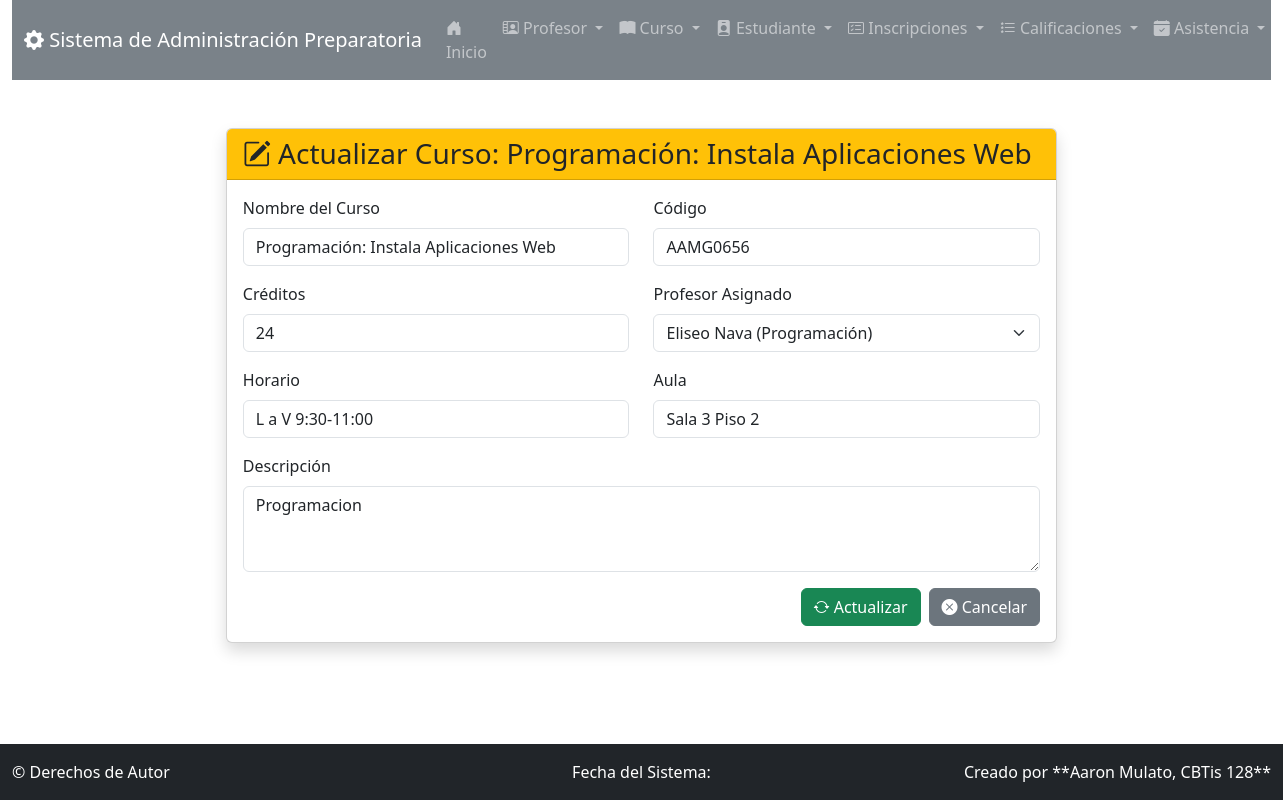
The page /curso/actualizar/1/ on the database as committed earlier.
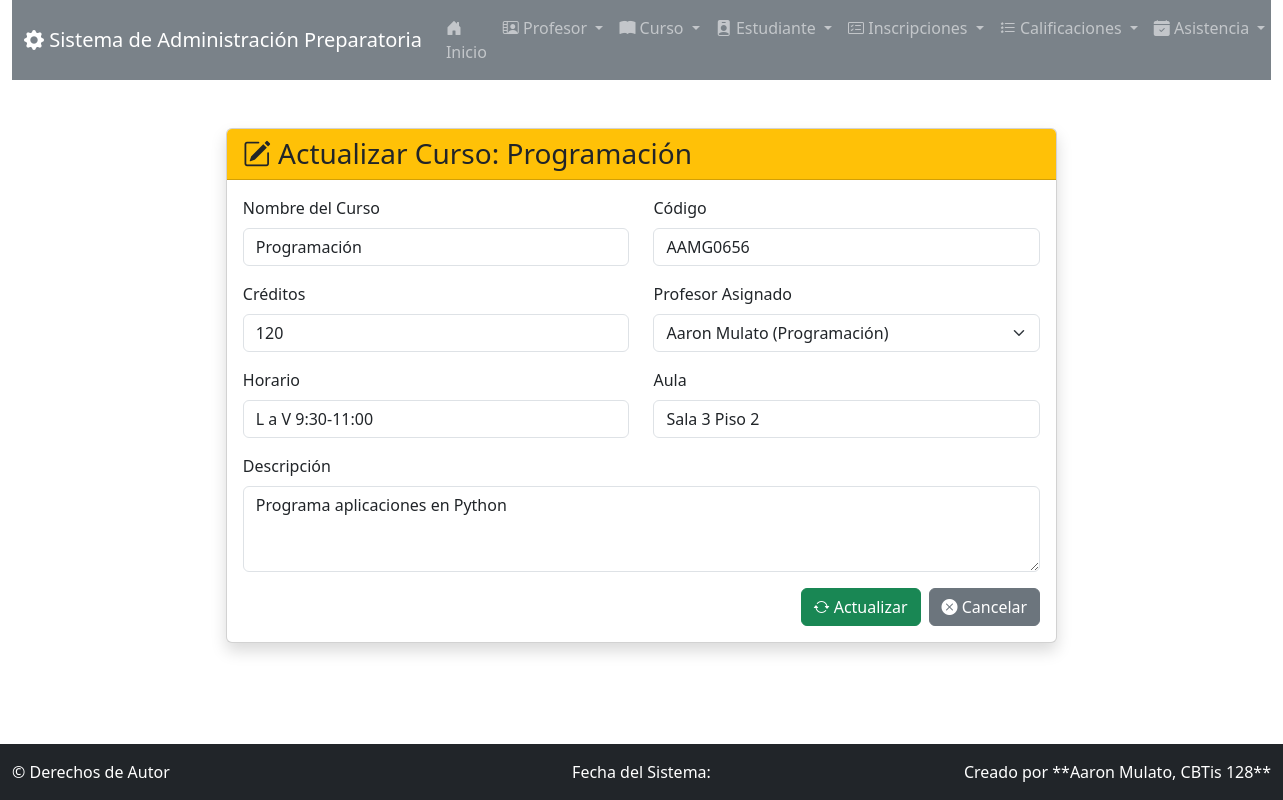
The same page on the database as committed later.
### app_Preparatoria/models.py (models this page shows, shortened)
class Curso(models.Model):
    nombre_curso = models.CharField(max_length=50)
    codigo = models.CharField(max_length=10, unique=True)
    descripcion = models.TextField(max_length=100)
    creditos = models.PositiveIntegerField()
    horario = models.CharField(max_length=50)
    aula = models.CharField(max_length=20)
    profesor = models.ForeignKey(Profesor, related_name="cursos", on_delete=models.CASCADE)

class Profesor(models.Model):
    nombre_profesor = models.CharField(max_length=50)
    apellido_profesor = models.CharField(max_length=50)
    correo_profesor = models.EmailField(max_length=100)
    telefono = models.CharField(max_length=15)
    especialidad = models.CharField(max_length=50, default="")
    fecha_contratacion = models.DateField(auto_now_add=True)
    activo = models.BooleanField(default=True)

### app_Preparatoria/views.py (the view)
# urls.py: path('curso/actualizar/<int:curso_id>/', views.actualizar_curso, name='actualizar_curso'),
def actualizar_curso(request, curso_id):
    curso = get_object_or_404(Curso, pk=curso_id)
    profesores = Profesor.objects.filter(activo=True)
    context = {'curso': curso, 'profesores': profesores}
    return render(request, 'curso/actualizar_curso.html', context)

### app_Preparatoria/templates/curso/actualizar_curso.html (shortened to what this page needs)
{% extends 'base.html' %}
{% block content %}
<div class="row justify-content-center">
    <div class="col-md-8">
        <div class="card shadow">
            <div class="card-header bg-warning text-dark">
                <h3 class="mb-0"><i class="bi bi-pencil-square"></i> Actualizar Curso: {{ curso.nombre_curso }}</h3>
            </div>
            <div class="card-body">
                <form method="POST" action="{% url 'realizar_actualizacion_curso' curso.id %}">
                    <div class="row mb-3">
                        <div class="col-md-6">
                            <label for="nombre_curso" class="form-label">Nombre del Curso</label>
                            <input type="text" class="form-control" id="nombre_curso" name="nombre_curso" value="{{ curso.nombre_curso }}" required>
                        </div>
                        <div class="col-md-6">
                            <label for="codigo" class="form-label">Código</label>
                            <input type="text" class="form-control" id="codigo" name="codigo" value="{{ curso.codigo }}" required>
                        </div>
                    </div>
                    <div class="row mb-3">
                        <div class="col-md-6">
                            <label for="creditos" class="form-label">Créditos</label>
                            <input type="number" class="form-control" id="creditos" name="creditos" value="{{ curso.creditos }}" required min="1">
                        </div>
                        <div class="col-md-6">
                            <label for="profesor" class="form-label">Profesor Asignado</label>
                            <select class="form-select" id="profesor" name="profesor" required>
                                {% for profesor in profesores %}
                                    <option value="{{ profesor.id }}" {% if profesor.id == curso.profesor.id %}selected{% endif %}>
                                        {{ profesor.nombre_profesor }} {{ profesor.apellido_profesor }} ({{ profesor.especialidad }})
                                    </option>
                                {% endfor %}
                            </select>
                        </div>
                    </div>
                    <div class="row mb-3">
                        <div class="col-md-6">
                            <label for="horario" class="form-label">Horario</label>
                            <input type="text" class="form-control" id="horario" name="horario" value="{{ curso.horario }}">
                        </div>
                        <div class="col-md-6">
                            <label for="aula" class="form-label">Aula</label>
                            <input type="text" class="form-control" id="aula" name="aula" value="{{ curso.aula }}">
                        </div>
                    </div>
                    <div class="mb-3">
                        <label for="descripcion" class="form-label">Descripción</label>
                        <textarea class="form-control" id="descripcion" name="descripcion" rows="3" maxlength="100">{{ curso.descripcion }}</textarea>
                    </div>
                    <div class="d-grid gap-2 d-md-flex justify-content-md-end">
                        <button type="submit" class="btn btn-success"><i class="bi bi-arrow-repeat"></i> Actualizar</button>
                        <a href="{% url 'ver_curso' %}" class="btn btn-secondary"><i class="bi bi-x-circle-fill"></i> Cancelar</a>
                    </div>
                </form>
            </div>
        </div>
    </div>
</div>
{% endblock %}

Rows that differ between the two databases and show on the page:
changed Curso "AAMG0656": nombre_curso "Programación: Instala Aplicaciones Web" → "Programación"; creditos "24" → "120"; profesor "Eliseo Nava (Programación)" → "Aaron Mulato (Programación)"; descripcion "Programacion" → "Programa aplicaciones en Python"
